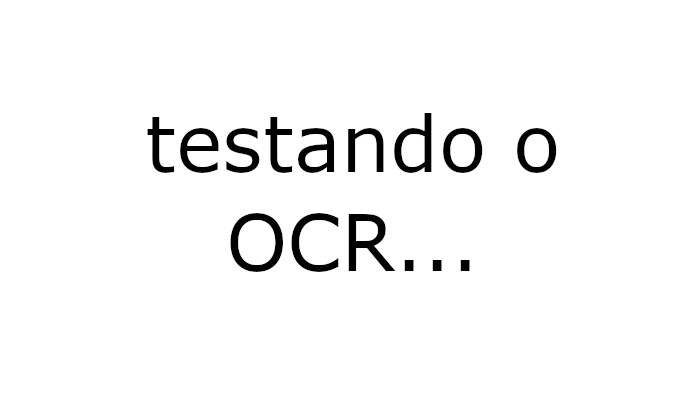
#> input picture textos/teste01.jpg, 700 x 400 px, found by its file name
$ jupyter execute --allow-errors tesseract.ipynb   (shell and % lines are left out)
#> lines starting #> are read from the running program, lines starting #| are printed output that depends on the picture
[cell 1]
import pytesseract
import cv2
import matplotlib.pyplot as plt

[cell 2]
imagem = cv2.imread('/kaggle/input/ocr1111/teste01.jpg')
#> imagem is the input picture: shape (400, 700, 3); min 0, max 255, mean 246.2
imagem = cv2.cvtColor(imagem, cv2.COLOR_BGR2RGB)

[cell 3]
plt.imshow(imagem);
plt.axis('off');
plt.show()

#> (a cell that did not finish here is left out)

[cell 5]
imagem2 = cv2.imread('/kaggle/input/textw22/Captura de tela 2026-02-07 091906.png')
#> (the rest of this cell did not finish here and is left out)

#> (a cell that did not finish here is left out)

#> (a cell that did not finish here is left out)

#> (a cell that did not finish here is left out)

[cell 9]
# cria a pasta tessdata

# baixa o modelo de português

#> (a cell that did not finish here is left out)

[cell 11]
config_tesseract = '--tessdata-dir tessdata psm 6'
#> (the rest of this cell did not finish here and is left out)

[cell 12]
livro = cv2.imread('/kaggle/input/trecholivro/trecho-livro.jpg')
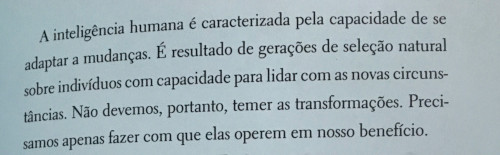
#> input picture textos/trecho-livro.jpg, 500 x 155 px, found by its file name
#> livro is the input picture: shape (155, 500, 3); mean B, G, R 183.6, 177.8, 162.2
livro = cv2.cvtColor(livro, cv2.COLOR_BGR2RGB)

[cell 13]
plt.imshow(livro)
plt.axis('off')
plt.show()

[cell 14]
config_tesseract = '--tessdata-dir tessdata'
#> (the rest of this cell did not finish here and is left out)

[cell 15]
plt.imshow(livro);
plt.axis('off');
plt.show()

[cell 16]
import pytesseract

config = '--tessdata-dir tessdata --psm 6'
#> (the rest of this cell did not finish here and is left out)

[cell 17]
saida = cv2.imread('/kaggle/input/saidatext/saida.jpg')
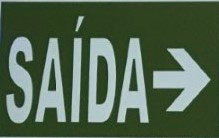
#> input picture textos/saida.jpg, 219 x 138 px, found by its file name
#> saida is the input picture: shape (138, 219, 3); mean B, G, R 79.7, 101.9, 81.5
saida = cv2.cvtColor(saida, cv2.COLOR_BGR2RGB)
